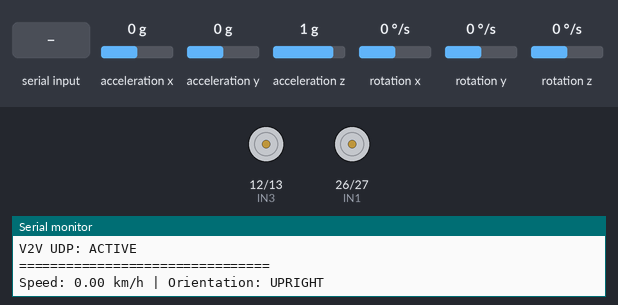
Recording of a sketch running on a simulated ESP32. On the bench: motor-driver pin pairs drawn as motors (green arrow = first pin HIGH = forward, orange = second pin HIGH = backward, longer = more drive), the last lines printed to the serial monitor. Wiring (inferred from the names in the program): MPU-6050 motion sensor at I2C address 0x68. The inputs (shaded band) are chosen by the test bench; at power-on: acceleration x 0 g, acceleration y 0 g, acceleration z 1 g, rotation x 0 °/s, rotation y 0 °/s, rotation z 0 °/s. WiFi joins after 1.5 s; servers stay silent unless stated; nothing arrives over Bluetooth unless stated.

Above: at 6.9 s.
7.0 s: "F" received over the second serial link
At 7.3 s:
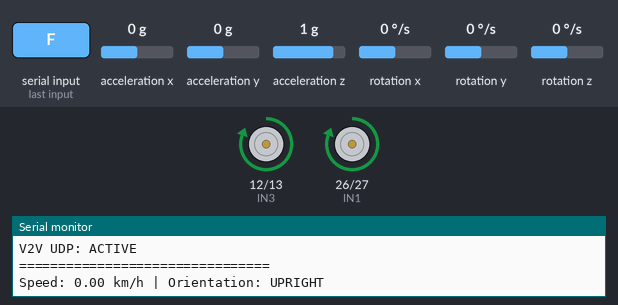
8.5 s: "B" received over the second serial link
At 9.7 s:
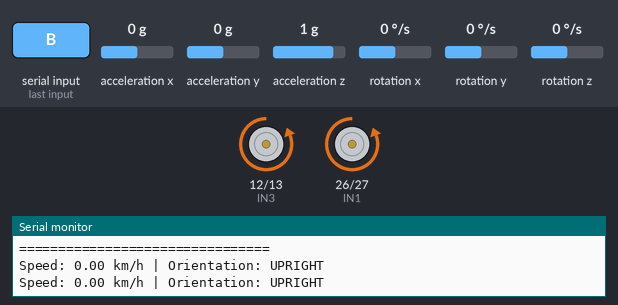
10.0 s: "L" received over the second serial link
At 10.8 s:
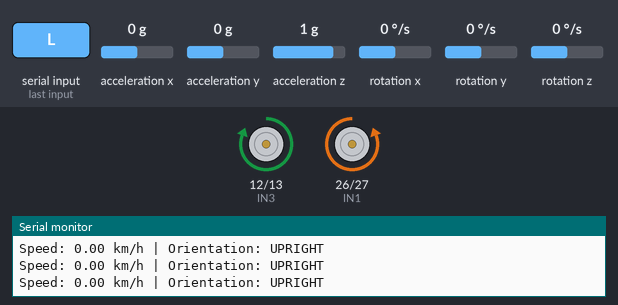
11.5 s: "R" received over the second serial link
At 11.9 s:
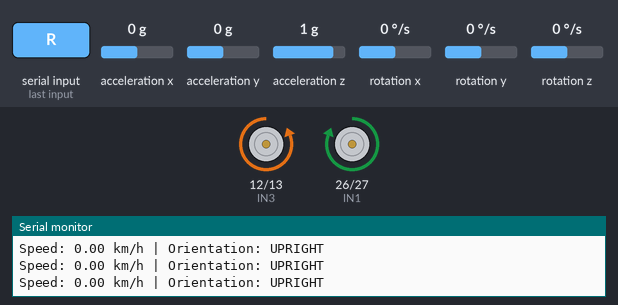
Timing chart, 0 to 14.5 s (numbered marks = the images above; inputs shaded):
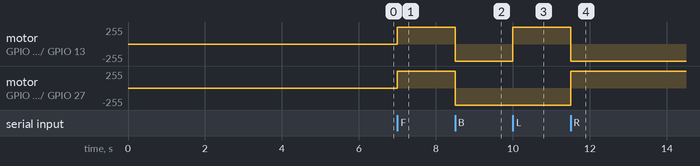

The sketch:

mpu_espnow_motor_control.ino
```cpp
// =====================================================
// ROVER 2 - ESP32 V2V ROVER
// Bluetooth + WiFi UDP V2V + MPU6050 + Motor Control
// =====================================================

#include <WiFi.h>
#include <WiFiUdp.h>
#include "BluetoothSerial.h"
#include <Wire.h>
#include <math.h>
#include <string.h>

// ===============================
// ROVER ID
// ===============================
#define VEHICLE_ID 1

// =====================================================
// WIFI CONFIG
// =====================================================

const char* WIFI_SSID     = "Samruddhi";
const char* WIFI_PASSWORD = "Sammu@2005";

const uint16_t V2V_PORT = 4210;
IPAddress broadcastIP;

WiFiUDP udp;

// =====================================================
// MPU6050 CONFIGURATION
// =====================================================

#define MPU_ADDR 0x68

#define MPU_SDA 25
#define MPU_SCL 33

#define PWR_MGMT_1   0x6B
#define SMPLRT_DIV   0x19
#define CONFIG_REG   0x1A
#define GYRO_CONFIG  0x1B
#define ACCEL_CONFIG 0x1C
#define ACCEL_XOUT_H 0x3B

// =====================================================
// TIMING
// =====================================================

unsigned long lastConnectionCheck = 0;
unsigned long lastDisplay = 0;
unsigned long lastSpeedUpdate = 0;
unsigned long lastMPURead = 0;
unsigned long lastApproachMessage = 0;

const unsigned long CONNECTION_CHECK_INTERVAL = 10000;
const unsigned long DISPLAY_INTERVAL = 2000;
const unsigned long MPU_READ_INTERVAL = 50;

// =====================================================
// MPU STATUS
// =====================================================

bool mpuConnected = false;

// =====================================================
// CALIBRATION OFFSETS
// =====================================================

float accelOffsetX = 0.0;
float accelOffsetY = 0.0;
float accelOffsetZ = 0.0;

float gyroOffsetX = 0.0;
float gyroOffsetY = 0.0;
float gyroOffsetZ = 0.0;

// =====================================================
// SPEED
// =====================================================

float speedMS = 0.0;
float speedKMPH = 0.0;

// =====================================================
// ACCIDENT THRESHOLDS
// =====================================================

const float IMPACT_THRESHOLD = 3.0;
const float SEVERE_IMPACT_THRESHOLD = 5.0;
const float ROLLOVER_ANGLE = 60.0;
const float ROTATION_THRESHOLD = 180.0;

bool tiltAlreadyReported = false;
bool impactAlreadyReported = false;

char orientation[24] = "UPRIGHT";

// =====================================================
// RAW MPU VALUES
// =====================================================

int16_t curRawAx = 0;
int16_t curRawAy = 0;
int16_t curRawAz = 0;

// =====================================================
// MOTOR DRIVER
// =====================================================

#define IN1 26
#define IN2 27
#define IN3 12
#define IN4 13

#define INVERT_LEFT   false
#define INVERT_RIGHT  false

// =====================================================
// MOVEMENT
// =====================================================

#define STOPPED  0
#define FORWARD  1
#define BACKWARD 2
#define LEFT     3
#define RIGHT    4

enum MotorDir {
  M_STOP,
  M_FWD,
  M_BWD
};

uint8_t movement = STOPPED;

// =====================================================
// BLUETOOTH
// =====================================================

BluetoothSerial BT;

// =====================================================
// V2V PACKET
// =====================================================

typedef struct {
  uint8_t id;
  uint8_t movement;

  int16_t ax;
  int16_t ay;
  int16_t az;

  uint32_t time;
} V2VPacket;

V2VPacket myPacket;
V2VPacket otherPacket;

uint32_t lastSend = 0;

// =====================================================
// VEHICLE APPROACHING DETECTION
// =====================================================

bool vehicleDetected = false;

uint8_t approachingVehicleID = 0;

unsigned long lastVehicleSeen = 0;

const unsigned long VEHICLE_TIMEOUT = 1000;
const unsigned long APPROACH_MESSAGE_INTERVAL = 2000;

// =====================================================
// CHECK MPU6050
// =====================================================

bool checkMPU6050()
{
  Wire.beginTransmission(MPU_ADDR);

  byte error = Wire.endTransmission();

  return (error == 0);
}

// =====================================================
// WRITE REGISTER
// =====================================================

void writeRegister(byte reg, byte value)
{
  Wire.beginTransmission(MPU_ADDR);

  Wire.write(reg);
  Wire.write(value);

  Wire.endTransmission();
}

// =====================================================
// INITIALIZE MPU6050
// =====================================================

bool initializeMPU()
{
  if (!checkMPU6050())
  {
    return false;
  }

  writeRegister(PWR_MGMT_1, 0x00);

  delay(100);

  writeRegister(SMPLRT_DIV, 0x07);
  writeRegister(CONFIG_REG, 0x03);
  writeRegister(GYRO_CONFIG, 0x08);
  writeRegister(ACCEL_CONFIG, 0x10);

  delay(100);

  return checkMPU6050();
}

// =====================================================
// READ MPU6050
// =====================================================

bool readMPU6050(
  int16_t &ax,
  int16_t &ay,
  int16_t &az,
  int16_t &gx,
  int16_t &gy,
  int16_t &gz
)
{
  Wire.beginTransmission(MPU_ADDR);

  Wire.write(ACCEL_XOUT_H);

  if (Wire.endTransmission(false) != 0)
  {
    return false;
  }

  Wire.requestFrom(MPU_ADDR, 14);

  if (Wire.available() < 14)
  {
    return false;
  }

  ax = (Wire.read() << 8) | Wire.read();
  ay = (Wire.read() << 8) | Wire.read();
  az = (Wire.read() << 8) | Wire.read();

  // Temperature
  Wire.read();
  Wire.read();

  gx = (Wire.read() << 8) | Wire.read();
  gy = (Wire.read() << 8) | Wire.read();
  gz = (Wire.read() << 8) | Wire.read();

  return true;
}

// =====================================================
// CALIBRATION
// =====================================================

bool calibrateMPU()
{
  delay(10);

  const int samples = 300;

  long long sumAx = 0;
  long long sumAy = 0;
  long long sumAz = 0;

  long long sumGx = 0;
  long long sumGy = 0;
  long long sumGz = 0;

  int validSamples = 0;

  for (int i = 0; i < samples; i++)
  {
    int16_t ax, ay, az;
    int16_t gx, gy, gz;

    if (readMPU6050(ax, ay, az, gx, gy, gz))
    {
      sumAx += ax;
      sumAy += ay;
      sumAz += az;

      sumGx += gx;
      sumGy += gy;
      sumGz += gz;

      validSamples++;
    }

    delay(10);
  }

  if (validSamples < 200)
  {
    return false;
  }

  float avgAx = (float)sumAx / validSamples;
  float avgAy = (float)sumAy / validSamples;
  float avgAz = (float)sumAz / validSamples;

  float avgGx = (float)sumGx / validSamples;
  float avgGy = (float)sumGy / validSamples;
  float avgGz = (float)sumGz / validSamples;

  float accelX = avgAx / 4096.0;
  float accelY = avgAy / 4096.0;
  float accelZ = avgAz / 4096.0;

  if (fabs(accelX) > 0.7)
    accelOffsetX = accelX - ((accelX > 0) ? 1.0 : -1.0);
  else
    accelOffsetX = accelX;

  if (fabs(accelY) > 0.7)
    accelOffsetY = accelY - ((accelY > 0) ? 1.0 : -1.0);
  else
    accelOffsetY = accelY;

  if (fabs(accelZ) > 0.7)
    accelOffsetZ = accelZ - ((accelZ > 0) ? 1.0 : -1.0);
  else
    accelOffsetZ = accelZ;

  gyroOffsetX = avgGx / 65.5;
  gyroOffsetY = avgGy / 65.5;
  gyroOffsetZ = avgGz / 65.5;

  delay(500);

  return true;
}

// =====================================================
// UPDATE MPU
// =====================================================

void updateMPU()
{
  int16_t rawAx, rawAy, rawAz;
  int16_t rawGx, rawGy, rawGz;

  if (!readMPU6050(rawAx, rawAy, rawAz, rawGx, rawGy, rawGz))
  {
    mpuConnected = false;
    return;
  }

  curRawAx = rawAx;
  curRawAy = rawAy;
  curRawAz = rawAz;

  float rawAccelX = rawAx / 4096.0;
  float rawAccelY = rawAy / 4096.0;
  float rawAccelZ = rawAz / 4096.0;

  float ax = rawAccelX - accelOffsetX;
  float ay = rawAccelY - accelOffsetY;
  float az = rawAccelZ - accelOffsetZ;

  float gyroX = (rawGx / 65.5) - gyroOffsetX;
  float gyroY = (rawGy / 65.5) - gyroOffsetY;
  float gyroZ = (rawGz / 65.5) - gyroOffsetZ;

  float totalAcceleration =
    sqrt(ax * ax + ay * ay + az * az);

  // =================================================
  // ORIENTATION
  // =================================================

  float roll =
    atan2(rawAccelY, rawAccelZ) * 180.0 / PI;

  float pitch =
    atan2(
      -rawAccelX,
      sqrt(rawAccelY * rawAccelY +
           rawAccelZ * rawAccelZ)
    ) * 180.0 / PI;

  if (fabs(roll) < 30 && fabs(pitch) < 30)
  {
    strcpy(orientation, "UPRIGHT");
  }
  else if (roll >= 30 && roll < 60)
  {
    strcpy(orientation, "TILTED RIGHT");
  }
  else if (roll <= -30 && roll > -60)
  {
    strcpy(orientation, "TILTED LEFT");
  }
  else if (pitch >= 30 && pitch < 60)
  {
    strcpy(orientation, "TILTED BACKWARD");
  }
  else if (pitch <= -30 && pitch > -60)
  {
    strcpy(orientation, "TILTED FORWARD");
  }
  else
  {
    strcpy(orientation, "ROLLOVER / EXTREME TILT");
  }

  // =================================================
  // SPEED ESTIMATION
  // =================================================

  float linearAcceleration =
    totalAcceleration - 1.0;

  if (fabs(linearAcceleration) < 0.05)
  {
    linearAcceleration = 0.0;
  }

  unsigned long currentTime = millis();

  float dt =
    (currentTime - lastSpeedUpdate) / 1000.0;

  lastSpeedUpdate = currentTime;

  if (dt > 0 && dt < 1.0)
  {
    speedMS +=
      linearAcceleration * 9.80665 * dt;
  }

  if (speedMS < 0)
  {
    speedMS = 0;
  }

  speedKMPH = speedMS * 3.6;

  if (fabs(totalAcceleration - 1.0) < 0.06)
  {
    speedMS *= 0.90;

    speedKMPH = speedMS * 3.6;

    if (speedKMPH < 0.5)
    {
      speedKMPH = 0.0;
      speedMS = 0.0;
    }
  }

  if (speedKMPH > 200)
  {
    speedKMPH = 200.0;

    speedMS = speedKMPH / 3.6;
  }

  // =================================================
  // ACCIDENT DETECTION
  // =================================================

  bool impact =
    (totalAcceleration >= IMPACT_THRESHOLD);

  bool severeImpact =
    (totalAcceleration >= SEVERE_IMPACT_THRESHOLD);

  bool rollover =
    (fabs(roll) >= ROLLOVER_ANGLE ||
     fabs(pitch) >= ROLLOVER_ANGLE);

  bool abnormalRotation =
    (fabs(gyroX) >= ROTATION_THRESHOLD ||
     fabs(gyroY) >= ROTATION_THRESHOLD ||
     fabs(gyroZ) >= ROTATION_THRESHOLD);

  bool accidentDetected =
    impact ||
    severeImpact ||
    rollover ||
    abnormalRotation;

  (void)accidentDetected;

  // =================================================
  // TILT MESSAGE
  // =================================================

  if (rollover && !tiltAlreadyReported)
  {
    tiltAlreadyReported = true;

    Serial.print("!!! TILT DETECTED !!! Roll: ");
    Serial.print(roll, 1);

    Serial.print(" Pitch: ");
    Serial.println(pitch, 1);
  }
  else if (!rollover && tiltAlreadyReported)
  {
    tiltAlreadyReported = false;
  }

  // =================================================
  // IMPACT MESSAGE
  // =================================================

  if (impact && !impactAlreadyReported)
  {
    impactAlreadyReported = true;

    if (severeImpact)
    {
      Serial.print("!!! SEVERE IMPACT DETECTED !!! ");
    }
    else
    {
      Serial.print("!!! IMPACT DETECTED !!! ");
    }

    Serial.print("Accel: ");
    Serial.print(totalAcceleration, 2);
    Serial.println("g");
  }
  else if (!impact && impactAlreadyReported)
  {
    impactAlreadyReported = false;
  }

  // =================================================
  // SPEED + ORIENTATION DISPLAY
  // =================================================

  if (millis() - lastDisplay >= DISPLAY_INTERVAL)
  {
    lastDisplay = millis();

    Serial.print("Speed: ");
    Serial.print(speedKMPH, 2);

    Serial.print(" km/h | Orientation: ");
    Serial.println(orientation);
  }
}

// =====================================================
// LOW LEVEL MOTOR CONTROL
// =====================================================

void leftMotor(MotorDir dir)
{
  if (INVERT_LEFT)
  {
    if (dir == M_FWD)
      dir = M_BWD;

    else if (dir == M_BWD)
      dir = M_FWD;
  }

  switch (dir)
  {
    case M_FWD:

      digitalWrite(IN1, HIGH);
      digitalWrite(IN2, LOW);

      break;

    case M_BWD:

      digitalWrite(IN1, LOW);
      digitalWrite(IN2, HIGH);

      break;

    default:

      digitalWrite(IN1, LOW);
      digitalWrite(IN2, LOW);

      break;
  }
}

// =====================================================
// RIGHT MOTOR
// =====================================================

void rightMotor(MotorDir dir)
{
  if (INVERT_RIGHT)
  {
    if (dir == M_FWD)
      dir = M_BWD;

    else if (dir == M_BWD)
      dir = M_FWD;
  }

  switch (dir)
  {
    case M_FWD:

      digitalWrite(IN3, HIGH);
      digitalWrite(IN4, LOW);

      break;

    case M_BWD:

      digitalWrite(IN3, LOW);
      digitalWrite(IN4, HIGH);

      break;

    default:

      digitalWrite(IN3, LOW);
      digitalWrite(IN4, LOW);

      break;
  }
}

// =====================================================
// VEHICLE MOVEMENT
// =====================================================

void stopVehicle()
{
  leftMotor(M_STOP);
  rightMotor(M_STOP);

  movement = STOPPED;
}

void forward()
{
  leftMotor(M_FWD);
  rightMotor(M_FWD);

  movement = FORWARD;
}

void backward()
{
  leftMotor(M_BWD);
  rightMotor(M_BWD);

  movement = BACKWARD;
}

void left()
{
  leftMotor(M_BWD);
  rightMotor(M_FWD);

  movement = LEFT;
}

void right()
{
  leftMotor(M_FWD);
  rightMotor(M_BWD);

  movement = RIGHT;
}

// =====================================================
// BLUETOOTH CONTROL
// =====================================================

void bluetoothControl()
{
  if (!BT.available())
    return;

  char c = BT.read();

  if (c == 'F' || c == 'f')
    forward();

  else if (c == 'B' || c == 'b')
    backward();

  else if (c == 'L' || c == 'l')
    left();

  else if (c == 'R' || c == 'r')
    right();

  else if (c == 'S' || c == 's')
    stopVehicle();
}

// =====================================================
// COMPUTE WIFI BROADCAST ADDRESS
// =====================================================

IPAddress computeBroadcastIP()
{
  IPAddress ip = WiFi.localIP();

  IPAddress mask = WiFi.subnetMask();

  IPAddress bcast;

  for (int i = 0; i < 4; i++)
  {
    bcast[i] =
      (ip[i] & mask[i]) |
      (~mask[i] & 0xFF);
  }

  return bcast;
}

// =====================================================
// WIFI CONNECTION
// =====================================================

void connectWiFi()
{
  WiFi.mode(WIFI_STA);

  WiFi.begin(
    WIFI_SSID,
    WIFI_PASSWORD
  );

  Serial.print("Connecting to WiFi");

  unsigned long start = millis();

  while (
    WiFi.status() != WL_CONNECTED &&
    millis() - start < 15000
  )
  {
    delay(250);

    Serial.print(".");
  }

  if (WiFi.status() == WL_CONNECTED)
  {
    broadcastIP =
      computeBroadcastIP();

    Serial.println();

    Serial.print("WiFi connected. IP: ");
    Serial.println(WiFi.localIP());

    Serial.print("Broadcast target: ");
    Serial.println(broadcastIP);

    udp.begin(V2V_PORT);
  }
  else
  {
    Serial.println();

    Serial.println(
      "WiFi connect failed — will retry in background."
    );
  }
}

// =====================================================
// SEND V2V PACKET
// =====================================================

void sendData()
{
  if (WiFi.status() != WL_CONNECTED)
  {
    return;
  }

  myPacket.id = VEHICLE_ID;

  myPacket.movement = movement;

  myPacket.time = millis();

  myPacket.ax = curRawAx;
  myPacket.ay = curRawAy;
  myPacket.az = curRawAz;

  udp.beginPacket(
    broadcastIP,
    V2V_PORT
  );

  udp.write(
    (uint8_t *)&myPacket,
    sizeof(myPacket)
  );

  udp.endPacket();
}

// =====================================================
// RECEIVE V2V PACKET
// =====================================================

void receiveData()
{
  int packetSize = udp.parsePacket();

  if (packetSize != sizeof(V2VPacket))
  {
    if (packetSize > 0)
      udp.flush();

    return;
  }

  uint8_t buf[sizeof(V2VPacket)];

  udp.read(
    buf,
    sizeof(buf)
  );

  memcpy(
    &otherPacket,
    buf,
    sizeof(otherPacket)
  );

  // -------------------------------------------------
  // IGNORE OUR OWN PACKET
  // -------------------------------------------------

  if (otherPacket.id == VEHICLE_ID)
  {
    return;
  }

  // -------------------------------------------------
  // OTHER ROVER DETECTED
  // -------------------------------------------------

  vehicleDetected = true;

  approachingVehicleID =
    otherPacket.id;

  lastVehicleSeen =
    millis();

  // -------------------------------------------------
  // DISPLAY VEHICLE ID
  // -------------------------------------------------

  if (
    millis() - lastApproachMessage >=
    APPROACH_MESSAGE_INTERVAL
  )
  {
    lastApproachMessage = millis();

    Serial.println();
    Serial.println(
      "================================"
    );

    Serial.print(
      "!!! VEHICLE APPROACHING !!!"
    );

    Serial.println();

    Serial.print(
      "ROVER ID: "
    );

    Serial.println(
      approachingVehicleID
    );

    Serial.println(
      "================================"
    );
  }
}

// =====================================================
// CHECK WHETHER OTHER ROVER IS STILL PRESENT
// =====================================================

void checkVehicleTimeout()
{
  if (
    vehicleDetected &&
    millis() - lastVehicleSeen >
    VEHICLE_TIMEOUT
  )
  {
    vehicleDetected = false;

    Serial.println(
      "Other vehicle no longer detected."
    );
  }
}

// =====================================================
// SETUP
// =====================================================

void setup()
{
  Serial.begin(115200);

  // =================================================
  // MOTOR PINS
  // =================================================

  pinMode(IN1, OUTPUT);
  pinMode(IN2, OUTPUT);
  pinMode(IN3, OUTPUT);
  pinMode(IN4, OUTPUT);

  stopVehicle();

  // =================================================
  // BLUETOOTH
  // =================================================

  BT.begin("ROVER_1");

  // =================================================
  // MPU6050
  // =================================================

  Wire.begin(
    MPU_SDA,
    MPU_SCL
  );

  delay(100);

  if (initializeMPU())
  {
    mpuConnected = true;

    calibrateMPU();
  }
  else
  {
    mpuConnected = false;

    Serial.println(
      "MPU6050 NOT CONNECTED"
    );
  }

  // =================================================
  // TIMERS
  // =================================================

  lastConnectionCheck = millis();

  lastDisplay = millis();

  lastSpeedUpdate = millis();

  lastMPURead = millis();

  lastApproachMessage = millis();

  // =================================================
  // WIFI + UDP
  // =================================================

  connectWiFi();

  Serial.println();
  Serial.println(
    "================================"
  );

  Serial.println(
    "ROVER 1 READY"
  );

  Serial.println(
    "Vehicle ID: 1"
  );

  Serial.println(
    "Bluetooth: ROVER_1"
  );

  Serial.println(
    "V2V UDP: ACTIVE"
  );

  Serial.println(
    "================================"
  );
}

// =====================================================
// MAIN LOOP
// =====================================================

void loop()
{
  // =================================================
  // BLUETOOTH
  // =================================================

  bluetoothControl();

  // =================================================
  // MPU CONNECTION CHECK
  // =================================================

  if (
    millis() - lastConnectionCheck >=
    CONNECTION_CHECK_INTERVAL
  )
  {
    lastConnectionCheck = millis();

    bool currentStatus =
      checkMPU6050();

    if (
      mpuConnected &&
      !currentStatus
    )
    {
      mpuConnected = false;

      Serial.println(
        "MPU6050 disconnected!"
      );
    }
    else if (
      !mpuConnected &&
      currentStatus
    )
    {
      if (initializeMPU())
      {
        mpuConnected = true;

        calibrateMPU();

        speedMS = 0.0;

        speedKMPH = 0.0;

        lastSpeedUpdate =
          millis();

        Serial.println(
          "MPU6050 reconnected."
        );
      }
    }

    // =================================================
    // WIFI RECONNECT
    // =================================================

    if (
      WiFi.status() != WL_CONNECTED
    )
    {
      connectWiFi();
    }
  }

  // =================================================
  // MPU SAMPLING
  // =================================================

  if (
    mpuConnected &&
    millis() - lastMPURead >=
    MPU_READ_INTERVAL
  )
  {
    lastMPURead = millis();

    updateMPU();
  }

  // =================================================
  // RECEIVE V2V
  // =================================================

  receiveData();

  // =================================================
  // CHECK OTHER VEHICLE
  // =================================================

  checkVehicleTimeout();

  // =================================================
  // SEND V2V EVERY 200 ms
  // =================================================

  if (
    millis() - lastSend >= 200
  )
  {
    lastSend = millis();

    sendData();
  }

  // =================================================
  // SMALL DELAY
  // =================================================

  delay(1);
}
```

Measured:
- after the input at 7.0 s, motor on GPIO 12 (IN3) / GPIO 13 (IN4), motor on GPIO 26 (IN1) / GPIO 27 (IN2): stopped → forward 255/255 at once
- after the input at 8.5 s, motor on GPIO 12 (IN3) / GPIO 13 (IN4), motor on GPIO 26 (IN1) / GPIO 27 (IN2): forward 255/255 → backward 255/255 at once
- after the input at 10.0 s, motor on GPIO 12 (IN3) / GPIO 13 (IN4): backward 255/255 → forward 255/255 at once
- after the input at 11.5 s, motor on GPIO 12 (IN3) / GPIO 13 (IN4): forward 255/255 → backward 255/255 at once; motor on GPIO 26 (IN1) / GPIO 27 (IN2): backward 255/255 → forward 255/255 at once
